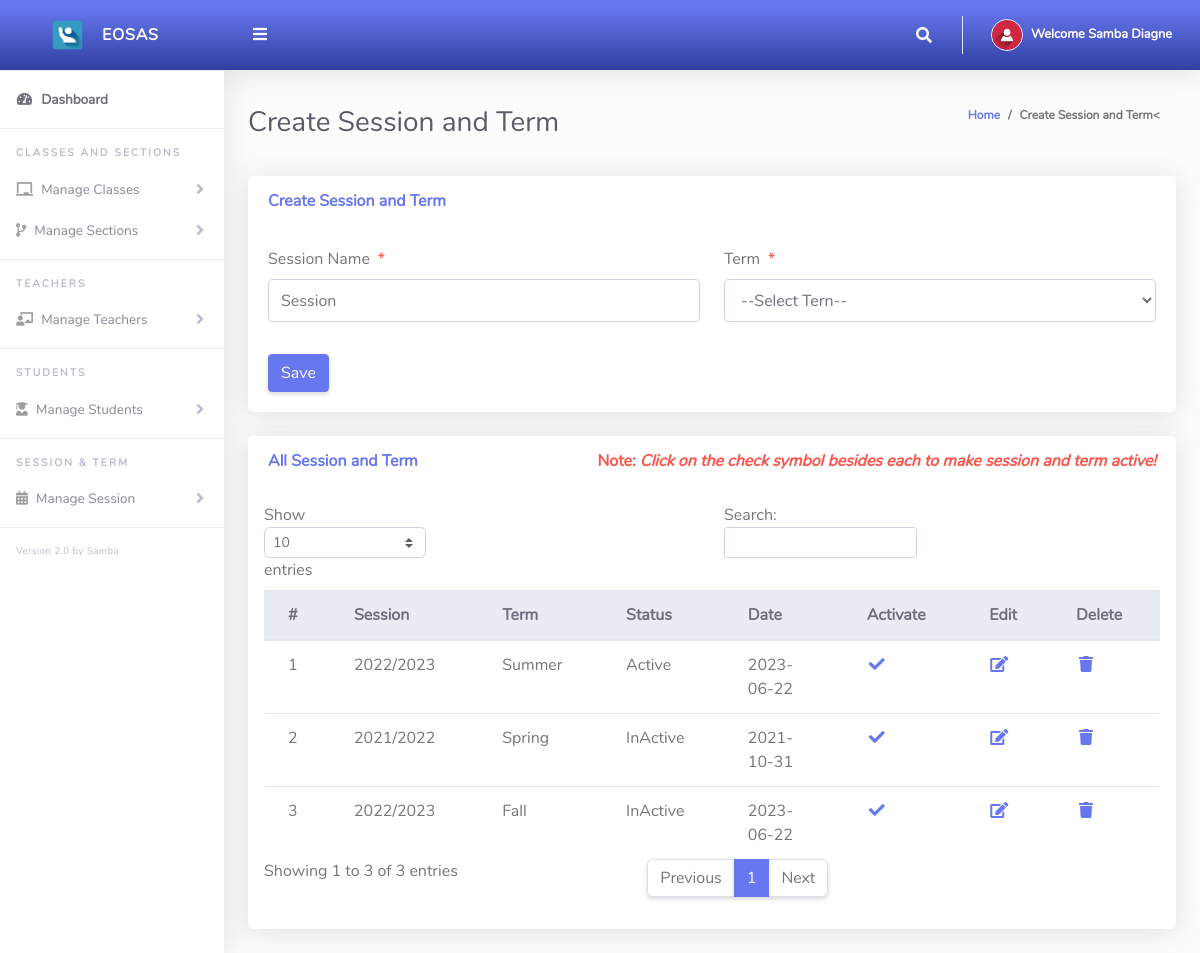
Page /Admin/createSessionTerm.php (signed in) on the committed database.
### tables this page shows
CREATE TABLE IF NOT EXISTS `tblsessionterm` (
  `Id` int(10) NOT NULL AUTO_INCREMENT,
  `sessionName` varchar(50) NOT NULL,
  `termId` varchar(50) NOT NULL,
  `isActive` varchar(10) NOT NULL,
  `dateCreated` varchar(50) NOT NULL,
  PRIMARY KEY (`Id`)
);

CREATE TABLE IF NOT EXISTS `tblterm` (
  `Id` int(10) NOT NULL AUTO_INCREMENT,
  `termName` varchar(20) NOT NULL,
  PRIMARY KEY (`Id`)
);

### Admin/createSessionTerm.php (the view, shortened to what this page needs)
<?php
include '../Includes/dbcon.php';
?>
<!DOCTYPE html>
<html lang="en">
<head>
  <link href="../vendor/fontawesome-free/css/all.min.css" rel="stylesheet" type="text/css">
  <link href="../vendor/bootstrap/css/bootstrap.min.css" rel="stylesheet" type="text/css">
  <link href="css/ruang-admin.min.css" rel="stylesheet">
</head>
<body id="page-top">
  <div id="wrapper">
      <?php include "Includes/sidebar.php";?>
    <div id="content-wrapper" class="d-flex flex-column">
      <div id="content">
       <?php include "Includes/topbar.php";?>
        <div class="container-fluid" id="container-wrapper">
          <div class="d-sm-flex align-items-center justify-content-between mb-4">
            <h1 class="h3 mb-0 text-gray-800">Create Session and Term</h1>
            <ol class="breadcrumb">
              <li class="breadcrumb-item"><a href="./">Home</a></li>
              <li class="breadcrumb-item active" aria-current="page">Create Session and Term<</li>
            </ol>
          </div>
          <div class="row">
            <div class="col-lg-12">
              <div class="card mb-4">
                <div class="card-header py-3 d-flex flex-row align-items-center justify-content-between">
                  <h6 class="m-0 font-weight-bold text-primary">Create Session and Term</h6>
                </div>
                <div class="card-body">
                  <form method="post">
                    <div class="form-group row mb-3">
                        <div class="col-xl-6">
                            <label class="form-control-label">Session Name<span class="text-danger ml-2">*</span></label>
                      <input type="text" class="form-control" name="sessionName" value="<?php echo $row['sessionName'];?>" id="exampleInputFirstName" placeholder="Session">
                        </div>
                        <div class="col-xl-6">
                            <label class="form-control-label">Term<span class="text-danger ml-2">*</span></label>
                              <?php
                        $qry= "SELECT * FROM tblterm ORDER BY termName ASC";
                        $result = $conn->query($qry);
                        $num = $result->num_rows;
                        if ($num > 0){
                          echo ' <select required name="termId" class="form-control mb-3">';
                          echo'<option value="">--Select Tern--</option>';
                                  echo '</select>';
                              }
                            ?>
                        </div>
                    </div>
                      <?php
                    if (isset($Id))
                    {
                    ?>
                    <button type="submit" name="update" class="btn btn-warning">Update</button>
                    &nbsp;&nbsp;&nbsp;&nbsp;&nbsp;&nbsp;&nbsp;&nbsp;&nbsp;&nbsp;
                    <?php
                    } else {
                    ?>
                    <button type="submit" name="save" class="btn btn-primary">Save</button>
                    <?php
                    }
                    ?>
                  </form>
                </div>
              </div>
                 <div class="row">
              <div class="col-lg-12">
              <div class="card mb-4">
                <div class="card-header py-3 d-flex flex-row align-items-center justify-content-between">
                  <h6 class="m-0 font-weight-bold text-primary">All Session and Term</h6>
                  <h6 class="m-0 font-weight-bold text-danger">Note: <i>Click on the check symbol besides each to make session and term active!</i></h6>
                </div>
                <div class="table-responsive p-3">
                  <table class="table align-items-center table-flush table-hover" id="dataTableHover">
                    <thead class="thead-light">
                      <tr>
                        <th>#</th>
                        <th>Session</th>
                        <th>Term</th>
                        <th>Status</th>
                        <th>Date</th>
                        <th>Activate</th>
                        <th>Edit</th>
                        <th>Delete</th>
                      </tr>
                    </thead>
                    <tbody>
                  <?php
                      $query = "SELECT tblsessionterm.Id,tblsessionterm.sessionName,tblsessionterm.isActive,tblsessionterm.dateCreated,
                      tblterm.termName
                      FROM tblsessionterm
                      INNER JOIN tblterm ON tblterm.Id = tblsessionterm.termId";
                      $rs = $conn->query($query);
                      $num = $rs->num_rows;
                      $sn=0;
                      if($num > 0)
                      {
                        while ($rows = $rs->fetch_assoc())
                          {
                            if($rows['isActive'] == '1'){$status = "Active";}else{$status = "InActive";}
                             $sn = $sn + 1;
                            echo"
                              <tr>
                                <td>".$sn."</td>
                                <td>".$rows['sessionName']."</td>
                                <td>".$rows['termName']."</td>
                                <td>".$status."</td>
                                <td>".$rows['dateCreated']."</td>
                                 <td><a href='?action=activate&Id=".$rows['Id']."'><i class='fas fa-fw fa-check'></i></a></td>
                                <td><a href='?action=edit&Id=".$rows['Id']."'><i class='fas fa-fw fa-edit'></i></a></td>
                                <td><a href='?action=delete&Id=".$rows['Id']."'><i class='fas fa-fw fa-trash'></i></a></td>
                              </tr>";
                          }
                      }
                      else
                      {
                           echo
                           "<div class='alert alert-danger' role='alert'>
                            No Record Found!
                            </div>";
                      }
                      ?>
                    </tbody>
                  </table>
                </div>
              </div>
            </div>
            </div>
          </div>
        </div>
      </div>
    </div>
  </div>
</body>
</html>

### Admin/Includes/topbar.php (shortened to what this page needs)
<?php
  $query = "SELECT * FROM tbladmin WHERE Id = ".$_SESSION['userId']."";
  $rs = $conn->query($query);
  $rows = $rs->fetch_assoc();
  $fullName = $rows['firstName']." ".$rows['lastName'];
?>
<nav class="navbar navbar-expand navbar-light bg-gradient-primary topbar mb-4 static-top">
          <button id="sidebarToggleTop" class="btn btn-link rounded-circle mr-3">
            <i class="fa fa-bars"></i>
          </button>
          <ul class="navbar-nav ml-auto">
            <li class="nav-item dropdown no-arrow">
              <a class="nav-link dropdown-toggle" href="#" id="searchDropdown" role="button" data-toggle="dropdown"
                aria-haspopup="true" aria-expanded="false">
                <i class="fas fa-search fa-fw"></i>
              </a>
            </li>
            <li class="nav-item dropdown no-arrow">
              <a class="nav-link dropdown-toggle" href="#" id="userDropdown" role="button" data-toggle="dropdown"
                aria-haspopup="true" aria-expanded="false">
                <img class="img-profile rounded-circle" src="img/user-icn.png" style="max-width: 60px">
                <span class="ml-2 d-none d-lg-inline text-white small"><b>Welcome <?php echo $fullName;?></b></span>
              </a>
            </li>
          </ul>
        </nav>

### rows in the picture
tblsessionterm: sessionName "2022/2023", termId.termName "Summer", isActive "Active", dateCreated "2023-06-22"
tblsessionterm: sessionName "2021/2022", termId.termName "Spring", isActive "InActive", dateCreated "2021-10-31"
tblsessionterm: sessionName "2022/2023", termId.termName "Fall", isActive "InActive", dateCreated "2023-06-22"

### other values in the picture
$fullName "Samba Diagne"
